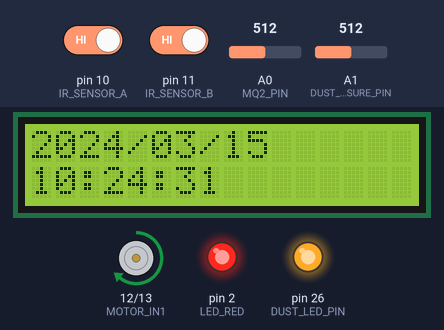
The sketch below on a simulated Arduino Mega 2560, built with avr-gcc and run on an emulated ATmega2560. Parts: 16×2 character LCD, motor-driver pin pairs drawn as motors (green arrow = first pin HIGH = forward, orange = second pin HIGH = backward, longer = more drive, scaled by the enable pin), output pins drawn as LEDs (lit = HIGH). The test bench sets the inputs (shaded band); at power-on: A0 (MQ2_PIN) = 512, A1 (DUST_MEASURE_PIN) = 512, pin 10 (IR_SENSOR_A) HIGH, pin 11 (IR_SENSOR_B) HIGH. The local clock reads 2024-03-15 10:24:30 at power-on unless the sketch sets it; storage starts empty; pins used as bus, display or sensor lines are not drawn; what the sketch prints to the serial monitor is not drawn.

Above: at 1.7 s.
1.8 s: A0 (MQ2_PIN) set to 482
At 4.5 s:
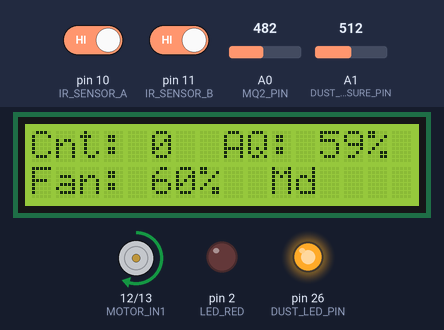
4.8 s: A1 (DUST_MEASURE_PIN) set to 152
At 6.4 s:
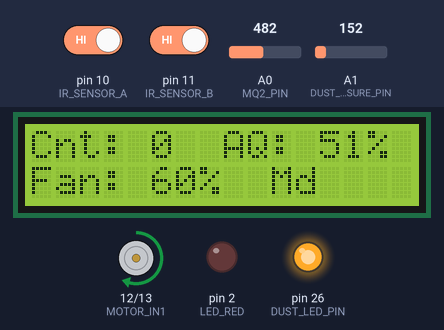
6.7 s: A1 (DUST_MEASURE_PIN) set to 130
At 9.0 s:
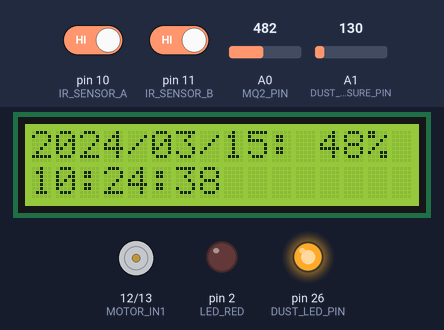
9.7 s: A0 (MQ2_PIN) set to 521
At 12.5 s:
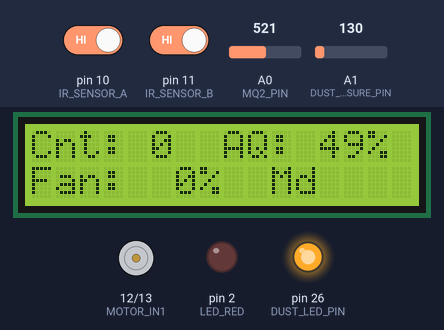
12.7 s: A0 (MQ2_PIN) set to 542
At 14.4 s:
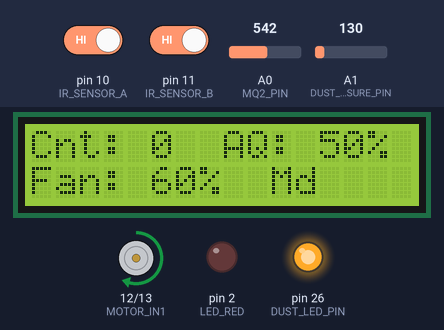
14.7 s: A0 (MQ2_PIN) set to 1023
At 16.1 s:
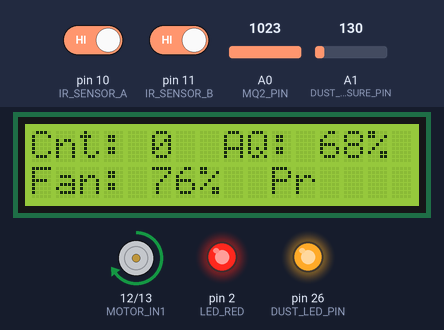
Timing chart, 0 to 17.7 s (numbered marks = the images above; inputs shaded):
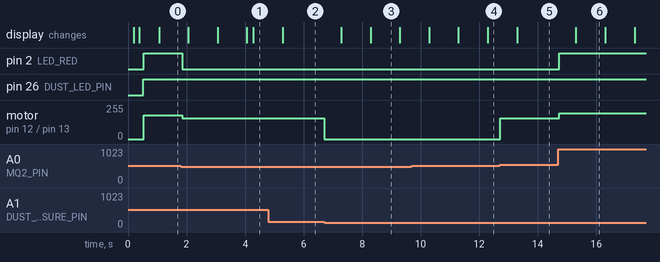

Measured:
- the behaviour switches between 500 and 499 on A0 (MQ2_PIN) (found by bisection; images 0 and 1)
- the behaviour switches between 143 and 142 on A1 (DUST_MEASURE_PIN) (found by bisection; images 2 and 3)
- the behaviour switches between 529 and 530 on A0 (MQ2_PIN) (found by bisection; images 4 and 5)
- after the input at 1.8 s, pin 2 (LED_RED): HIGH → LOW after 0.05 s; motor on pin 12 (MOTOR_IN1) / pin 13 (MOTOR_IN2): forward 180/255 → forward 155/255 after 0.05 s; the display: first differs from a run without the input after 2.5 s (image 1)
- after the input at 4.8 s, the display: changes after 0.48 s (image 2)
- after the input at 6.7 s, motor on pin 12 (MOTOR_IN1) / pin 13 (MOTOR_IN2): forward 155/255 → stopped at once
- after the input at 12.7 s, motor on pin 12 (MOTOR_IN1) / pin 13 (MOTOR_IN2): stopped → forward 155/255 at once; the display: changes after 0.60 s (image 5)
- after the input at 14.7 s, pin 2 (LED_RED): LOW → HIGH at once; motor on pin 12 (MOTOR_IN1) / pin 13 (MOTOR_IN2): forward 155/255 → forward 195/255 at once; the display: changes after 0.61 s (image 6)

The sketch:

Task.ino
```cpp
/*
 * ===============================================================================
 * ATmega32A - Intelligent Air Quality & Ventilation Control System
 * ===============================================================================
 *
 * Fixes:
 * - Re-enabled Sri Lanka offset (+5:30) when showing RTC time on LCD
 * - Ensure fanSpeedPercent always updated immediately after computing fanSpeed
 * - Added Serial debug prints for fanSpeed and fanSpeedPercent (useful to verify)
 * - Kept all other logic (counting, AQ, PWM) same as your requested behaviour
 */

#include <Wire.h>
#include <LiquidCrystal_I2C.h>
#include <RTClib.h>
#include <SPI.h>
#include <SD.h>

// ==================== PIN DEFINITIONS ====================
#define IR_SENSOR_A      10
#define IR_SENSOR_B      11
#define MOTOR_IN1        12
#define MOTOR_IN2        13
#define MOTOR_ENABLE     3     // PWM pin (keep your mapping)
#define MQ2_PIN          A0
#define DUST_LED_PIN     26
#define DUST_MEASURE_PIN A1
#define LED_GREEN        0
#define LED_YELLOW       1
#define LED_RED          2
#define SD_CS_PIN        4

// ==================== SENSOR PARAMETERS ====================
#define SAMPLING_TIME    280
#define DELTA_TIME       40
#define SLEEP_TIME       9680

#define MQ2_GOOD         300
#define MQ2_MODERATE     600
#define MQ2_POOR         1000

#define DUST_GOOD        35
#define DUST_MODERATE    75
#define DUST_POOR        150

#define MIN_FAN_SPEED    50    // baseline minimum PWM
#define MAX_FAN_SPEED    255
#define FAN_OFF          0

#define DATA_LOG_INTERVAL   60000UL
#define DISPLAY_UPDATE      1000UL
#define SENSOR_READ_DELAY   50

// ==================== GLOBAL OBJECTS ====================
LiquidCrystal_I2C lcd(0x27, 16, 2);
RTC_DS3231 rtc;

// ==================== GLOBAL VARIABLES ====================
int peopleCount = 0;
enum CountState { IDLE, A_FIRST, B_FIRST, BOTH_TRIGGERED };
CountState currentState = IDLE;
bool currA = false, currB = false;
unsigned long lastCountChange = 0;
const unsigned long COUNT_TIMEOUT = 2000UL;

int mq2Value = 0;
float dustDensity = 0.0;
int airQualityIndex = 0;
String airCondition = "Good";

int fanSpeed = 0;           // PWM value 0..255
int fanSpeedPercent = 0;   // mapped 0..100

unsigned long lastLogTime = 0;
unsigned long lastDisplayUpdate = 0;
bool sdCardAvailable = false;

// Display alternation
uint8_t displayModeIndex = 0;           // 0=time, 1=status
unsigned long lastDisplaySwitch = 0;
const unsigned long DISPLAY_SWITCH_MS = 4000UL;  // 4 seconds

// ==================== SETUP ====================
void setup() {
  Serial.begin(9600);
  Serial.println(F("========================================"));
  Serial.println(F(" ATmega32A Air Quality Control System"));
  Serial.println(F("========================================"));

  setupPins();

  lcd.init();
  lcd.backlight();
  lcd.clear();
  lcd.setCursor(0, 0);
  lcd.print("Air Quality Sys");
  lcd.setCursor(0, 1);
  lcd.print("Initializing...");

  // ---------- RTC Initialization ----------
  if (!rtc.begin()) {
    Serial.println(F("ERROR: RTC not found!"));
    lcd.setCursor(0, 1);
    lcd.print("RTC Error!      ");
    delay(2000);
  } else {
    Serial.println(F("RTC found"));
    if (rtc.lostPower()) {
      Serial.println(F("RTC lost power, please set RTC time manually"));
      // Intentionally not auto-adjusting from compile time to avoid overwriting correct RTC
    } else {
      Serial.println(F("RTC OK - not adjusting"));
    }
  }

  // ---------- SD Card Initialization ----------
  Serial.print(F("Initializing SD card... "));
  if (!SD.begin(SD_CS_PIN)) {
    Serial.println(F("FAILED"));
    sdCardAvailable = false;
  } else {
    Serial.println(F("OK"));
    sdCardAvailable = true;
    createLogFile();
  }

  // Initialize display cycle: start with time
  displayModeIndex = 0;
  lastDisplaySwitch = millis();
  lastDisplayUpdate = 0; // force immediate update in loop

  delay(200);
  lcd.clear();

  Serial.println(F("System operational"));
  Serial.println(F("----------------------------------------"));
  printHeader();
}

// ==================== MAIN LOOP ====================
void loop() {
  unsigned long currentMillis = millis();

  // 1. Sensors & counting
  updatePeopleCount();
  readMQ2Sensor();
  readDustSensor();
  calculateAirQuality();

  // 2. Fan control (based on updated AQ and count)
  controlFan();

  // 3. LEDs
  updateLEDs();

  // 4. Display handling: cycle through 0..1 each DISPLAY_SWITCH_MS
  if (currentMillis - lastDisplaySwitch >= DISPLAY_SWITCH_MS) {
    displayModeIndex++;
    if (displayModeIndex > 1) displayModeIndex = 0;
    lastDisplaySwitch = currentMillis;
    // immediate update on switch
    if (displayModeIndex == 0) showTimeOnLCD();
    else updateDisplay();
    lastDisplayUpdate = currentMillis;
  } else {
    // periodic refresh inside same mode (to update seconds / numbers)
    if (currentMillis - lastDisplayUpdate >= DISPLAY_UPDATE) {
      if (displayModeIndex == 0) showTimeOnLCD();
      else updateDisplay();
      lastDisplayUpdate = currentMillis;
    }
  }

  // 5. Logging every minute
  if (currentMillis - lastLogTime >= DATA_LOG_INTERVAL) {
    logDataToSD();
    printToSerial();
    lastLogTime = currentMillis;
  }

  delay(SENSOR_READ_DELAY); // small sleep for stability (50ms)
}

// ==================== PIN SETUP ====================
void setupPins() {
  pinMode(IR_SENSOR_A, INPUT_PULLUP);
  pinMode(IR_SENSOR_B, INPUT_PULLUP);

  pinMode(MOTOR_IN1, OUTPUT);
  pinMode(MOTOR_IN2, OUTPUT);
  pinMode(MOTOR_ENABLE, OUTPUT);
  digitalWrite(MOTOR_IN1, HIGH);
  digitalWrite(MOTOR_IN2, LOW);

  pinMode(LED_GREEN, OUTPUT);
  pinMode(LED_YELLOW, OUTPUT);
  pinMode(LED_RED, OUTPUT);

  pinMode(DUST_LED_PIN, OUTPUT);

  digitalWrite(LED_GREEN, LOW);
  digitalWrite(LED_YELLOW, LOW);
  digitalWrite(LED_RED, LOW);
}

// ==================== PEOPLE COUNTING ====================
void updatePeopleCount() {
  currA = (digitalRead(IR_SENSOR_A) == LOW);
  currB = (digitalRead(IR_SENSOR_B) == LOW);

  if ((millis() - lastCountChange > COUNT_TIMEOUT) && (currentState != IDLE))
    currentState = IDLE;

  switch (currentState) {
    case IDLE:
      if (currA && !currB) {
        currentState = A_FIRST;
        lastCountChange = millis();
      } else if (currB && !currA) {
        currentState = B_FIRST;
        lastCountChange = millis();
      }
      break;

    case A_FIRST:
      if (currB) {
        peopleCount++;
        if (peopleCount < 0) peopleCount = 0;
        Serial.print(F(">>> ENTERED | Count: "));
        Serial.println(peopleCount);
        currentState = BOTH_TRIGGERED;
        lastCountChange = millis();
      } else if (!currA && !currB)
        currentState = IDLE;
      break;

    case B_FIRST:
      if (currA) {
        peopleCount--;
        if (peopleCount < 0) peopleCount = 0;
        Serial.print(F("<<< LEFT | Count: "));
        Serial.println(peopleCount);
        currentState = BOTH_TRIGGERED;
        lastCountChange = millis();
      } else if (!currA && !currB)
        currentState = IDLE;
      break;

    case BOTH_TRIGGERED:
      if (!currA && !currB)
        currentState = IDLE;
      break;
  }
}

// ==================== SENSOR READING ====================
void readMQ2Sensor() {
  mq2Value = analogRead(MQ2_PIN);
}

void readDustSensor() {
  digitalWrite(DUST_LED_PIN, LOW);
  delayMicroseconds(SAMPLING_TIME);
  int voMeasured = analogRead(DUST_MEASURE_PIN);
  delayMicroseconds(DELTA_TIME);
  digitalWrite(DUST_LED_PIN, HIGH);
  delayMicroseconds(SLEEP_TIME);
  float calcVoltage = voMeasured * (5.0 / 1024.0);
  dustDensity = 170.0 * calcVoltage - 0.1;
  if (dustDensity < 0) dustDensity = 0;
}

// ==================== AIR QUALITY CALCULATION ====================
void calculateAirQuality() {
  int mq2Score = 0, dustScore = 0, countScore = 0;

  if (mq2Value < MQ2_GOOD)
    mq2Score = map(mq2Value, 0, MQ2_GOOD, 0, 30);
  else if (mq2Value < MQ2_MODERATE)
    mq2Score = map(mq2Value, MQ2_GOOD, MQ2_MODERATE, 30, 60);
  else if (mq2Value < MQ2_POOR)
    mq2Score = map(mq2Value, MQ2_MODERATE, MQ2_POOR, 60, 90);
  else mq2Score = 100;

  if (dustDensity < DUST_GOOD)
    dustScore = map((int)dustDensity, 0, DUST_GOOD, 0, 30);
  else if (dustDensity < DUST_MODERATE)
    dustScore = map((int)dustDensity, DUST_GOOD, DUST_MODERATE, 30, 60);
  else if (dustDensity < DUST_POOR)
    dustScore = map((int)dustDensity, DUST_MODERATE, DUST_POOR, 60, 90);
  else dustScore = 100;

  if (peopleCount == 0)
    countScore = 0;
  else if (peopleCount <= 5)
    countScore = map(peopleCount, 1, 5, 10, 30);
  else if (peopleCount <= 10)
    countScore = map(peopleCount, 6, 10, 30, 60);
  else countScore = 100;

  airQualityIndex = (mq2Score * 40 + dustScore * 40 + countScore * 20) / 100;
  airQualityIndex = constrain(airQualityIndex, 0, 100);

  if (airQualityIndex < 40)
    airCondition = "Good";
  else if (airQualityIndex < 60)
    airCondition = "Moderate";
  else
    airCondition = "Poor";
}

// ==================== FAN CONTROL (UPDATED) ====================
void controlFan() {
  int targetFromAQ = 0;
  int targetFromCount = 0;

  if (airQualityIndex < 30) targetFromAQ = FAN_OFF;
  else if (airQualityIndex < 40) targetFromAQ = MIN_FAN_SPEED;
  else if (airQualityIndex < 60) targetFromAQ = MIN_FAN_SPEED + 50;
  else {
    targetFromAQ = map(airQualityIndex, 60, 100, 180, MAX_FAN_SPEED);
    targetFromAQ = constrain(targetFromAQ, 0, MAX_FAN_SPEED);
  }

  if (peopleCount <= 0) {
    targetFromCount = 0;
  } else if (peopleCount >= 10) {
    targetFromCount = MAX_FAN_SPEED;
  } else {
    targetFromCount = map(peopleCount, 1, 10, 100, MAX_FAN_SPEED);
    targetFromCount = constrain(targetFromCount, 0, MAX_FAN_SPEED);
  }

  if (peopleCount >= 1) {
    fanSpeed = max(targetFromCount, targetFromAQ);
    if (fanSpeed < 100) fanSpeed = 100;
  } else {
    if (airQualityIndex >= 50) {
      fanSpeed = max(targetFromAQ, 155); // ~50% when AQ bad and no people
      fanSpeed = constrain(fanSpeed, 0, MAX_FAN_SPEED);
    } else {
      fanSpeed = FAN_OFF;
    }
  }

  // Ensure fanSpeed within bounds
  fanSpeed = constrain(fanSpeed, 0, MAX_FAN_SPEED);

  // Map to percent right away (so display always sees updated value)
  fanSpeedPercent = map(fanSpeed, 0, MAX_FAN_SPEED, 0, 100);
  if (fanSpeed > 0 && fanSpeedPercent == 0) fanSpeedPercent = 1; // show tiny >0 indication

  // Write PWM to motor enable
  analogWrite(MOTOR_ENABLE, fanSpeed);

  // Debug prints to Serial - useful to check mismatch between actual PWM and displayed %
  Serial.print(F("Fan raw: "));
  Serial.print(fanSpeed);
  Serial.print(F(" | Fan%: "));
  Serial.println(fanSpeedPercent);
}

// ==================== LED INDICATORS ====================
void updateLEDs() {
  digitalWrite(LED_GREEN, LOW);
  digitalWrite(LED_YELLOW, LOW);
  digitalWrite(LED_RED, LOW);

  if (airQualityIndex < 30)
    digitalWrite(LED_GREEN, HIGH);
  else if (airQualityIndex < 60)
    digitalWrite(LED_YELLOW, HIGH);
  else
    digitalWrite(LED_RED, HIGH);
}

// ==================== LCD DISPLAY HELPERS ====================

// Show time (reads rtc.now() live) with Sri Lanka offset +5:30 using TimeSpan
void showTimeOnLCD() {
  DateTime now = rtc.now();
  // Add Sri Lanka offset +5:30
  //DateTime sri = now + TimeSpan(0, 5, 30, 0); // days,hours,minutes,seconds

  // Minimal updates to reduce flicker
  lcd.setCursor(0, 0);
  char buf1[17];
  snprintf(buf1, sizeof(buf1), "%04d/%02d/%02d", now.year(), now.month(), now.day());
  lcd.print(buf1);
  lcd.setCursor(0, 1);
  char buf2[17];
  snprintf(buf2, sizeof(buf2), "%02d:%02d:%02d       ", now.hour(), now.minute(), now.second());
  lcd.print(buf2);

  // Serial debug of displayed time as well (helps check RTC updating)
  Serial.print(F("Time (SL): "));
  Serial.print(now.year()); Serial.print('/');
  Serial.print(now.month()); Serial.print('/');
  Serial.print(now.day()); Serial.print(' ');
  Serial.print(now.hour()); Serial.print(':');
  Serial.print(now.minute()); Serial.print(':');
  Serial.println(now.second());
}

// Show status (Cnt, AQ, Fan%, Cond)
void updateDisplay() {
  lcd.setCursor(0, 0);
  char line0[17];
  snprintf(line0, sizeof(line0), "Cnt:%2d  AQ:%3d%%", peopleCount, airQualityIndex);
  lcd.print(line0);
  lcd.setCursor(0, 1);
  char condShort[5];
  if (airCondition == "Good") strcpy(condShort, "Gd");
  else if (airCondition == "Moderate") strcpy(condShort, "Md");
  else strcpy(condShort, "Pr");
  char line1[17];
  snprintf(line1, sizeof(line1), "Fan:%3d%% %3s   ", fanSpeedPercent, condShort);
  lcd.print(line1);
}

// ==================== SD CARD LOGGING ====================
void createLogFile() {
  File logFile = SD.open("airlog.csv", FILE_WRITE);
  if (logFile) {
    if (logFile.size() == 0)
      logFile.println(F("Timestamp,People_Count,MQ2_Value,Dust_Density,Air_Quality_Index,Fan_Speed_Percent,Air_Condition"));
    logFile.close();
    Serial.println(F("Log file ready"));
  } else Serial.println(F("ERROR: Cannot create log file"));
}

void logDataToSD() {
  if (!sdCardAvailable) return;
  DateTime now = rtc.now();
  File logFile = SD.open("airlog.csv", FILE_WRITE);
  if (logFile) {
    char timestamp[20];
    sprintf(timestamp, "%04d-%02d-%02d %02d:%02d:%02d",
            now.year(), now.month(), now.day(),
            now.hour(), now.minute(), now.second());
    logFile.print(timestamp); logFile.print(",");
    logFile.print(peopleCount); logFile.print(",");
    logFile.print(mq2Value); logFile.print(",");
    logFile.print(dustDensity, 2); logFile.print(",");
    logFile.print(airQualityIndex); logFile.print(",");
    logFile.print(fanSpeedPercent); logFile.print(",");
    logFile.println(airCondition);
    logFile.close();
    Serial.println(F("Data logged to SD card"));
  } else Serial.println(F("ERROR: Cannot open log file"));
}

// ==================== SERIAL MONITOR OUTPUT ====================
void printHeader() {
  Serial.println(F("Time\t\t\tCount\tMQ2\tDust\tAQI\tFan%\tCondition"));
  Serial.println(F("--------------------------------------------------------------------------------"));
}

void printToSerial() {
  DateTime now = rtc.now();
  //DateTime sri = now + TimeSpan(0, 5, 30, 0);
  char timestamp[20];
  sprintf(timestamp, "%04d-%02d-%02d %02d:%02d:%02d",
          now.year(), now.month(), now.day(),
          now.hour(), now.minute(), now.second());
  Serial.print(timestamp); Serial.print("\t");
  Serial.print(peopleCount); Serial.print("\t");
  Serial.print(mq2Value); Serial.print("\t");
  Serial.print(dustDensity, 1); Serial.print("\t");
  Serial.print(airQualityIndex); Serial.print("\t");
  Serial.print(fanSpeedPercent); Serial.print("\t");
  Serial.print(airCondition);
  Serial.println();
}
```
